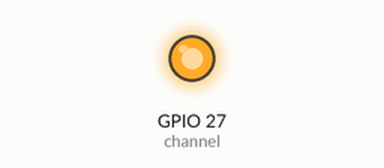
Simulated run of this program. Board: Raspberry Pi (BCM pin numbers). Parts: output pins drawn as LEDs (lit = HIGH). At 6.0 s the program stops and its outputs stay as they are.

Above: at 0.1 s.
At 5.1 s:
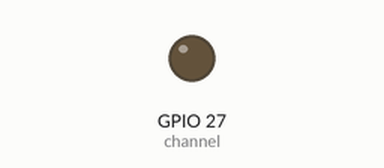
Timing chart, 0 to 6.6 s (numbered marks = the images above):
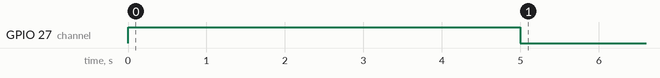

The program:

relay_test.py
```python
#!/usr/bin/python
# Script: relay.py
# Purpose: turn on relay when (pin) is set to HIGH

import RPi.GPIO as GPIO
import time

channel = 27

#GPIO setup
GPIO.setmode(GPIO.BCM)
GPIO.setup(channel, GPIO.OUT)

def pin_on(pin):
	GPIO.output(pin, GPIO.HIGH)

def pin_off(pin):
	GPIO.output(pin, GPIO.LOW)

if __name__ == '__main__':
	try:
		pin_on(channel)
		time.sleep(5)
		pin_off(channel)
		time.sleep(1)
		GPIO.cleanup()
	except KeyboardInterrupt:
		GPIO.cleanup()
```

Measured:
- by itself, GPIO 27 (channel): LOW → HIGH at 0.00 s, → LOW 5.0 s later
